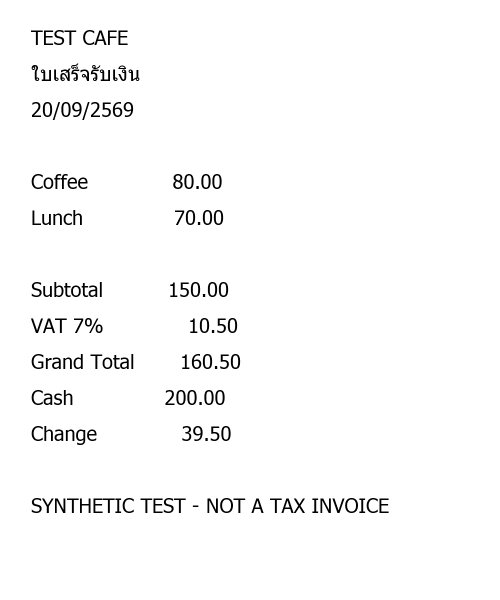
#> input picture tests/fixtures/receipt-th-en.png, 1000 x 1200 px (shown at 1/2 size)
$ python make-iphone-receipt-fixtures.py
#> lines starting #> are read from the running program, lines starting #| are printed output that depends on the picture
"""Synthetic format fixtures, not photographs captured on an iPhone.
Run with Pillow 12.1.0 and pillow-heif 1.3.0; no runtime Python dependency.
"""
from pathlib import Path
from PIL import Image
from pillow_heif import register_heif_opener, from_bytes

register_heif_opener()
#> (this line was passed over: pillow_heif is not available in this run)
root = Path(__file__).resolve().parent.parent / "tests" / "fixtures"
with Image.open(root / "receipt-th-en.png") as original:
#> original is the input picture: PIL image 1000x1200 RGBA; mean R, G, B, A 249.2, 249.2, 249.2, 255
    upright = original.convert("RGB")
    upright.save(root / "receipt-th-en.heic", quality=95)
    # Stored landscape pixels + EXIF rotation should display as upright portrait.
    sideways = upright.transpose(Image.Transpose.ROTATE_90)
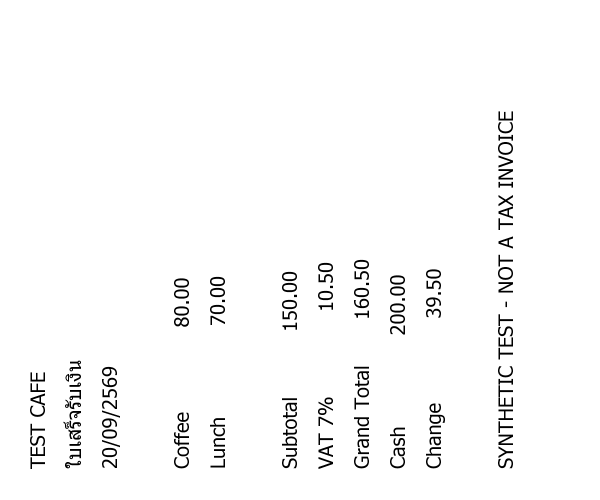
#> sideways: PIL image 1200x1000 RGB (shown at 1/2 size); min 0, max 255, mean 249.2
    exif = Image.Exif()
    exif[274] = 6
    exif[270] = "SYNTHETIC RECEIPT FIXTURE"
    sideways.save(root / "receipt-exif6.jpg", quality=95, exif=exif)
    # HEIF rotation must be a container irot transform, not only EXIF metadata.
    from_bytes("RGB", sideways.size, sideways.tobytes()).save(
        root / "receipt-rotated.heic", quality=95, exif=exif.tobytes()
    )
#> (this line was passed over: pillow_heif is not available in this run)
    # Default 24 MP camera size must be downsampled, not silently rejected.
    upright.resize((4000, 6000)).save(root / "receipt-24mp.heic", quality=75)
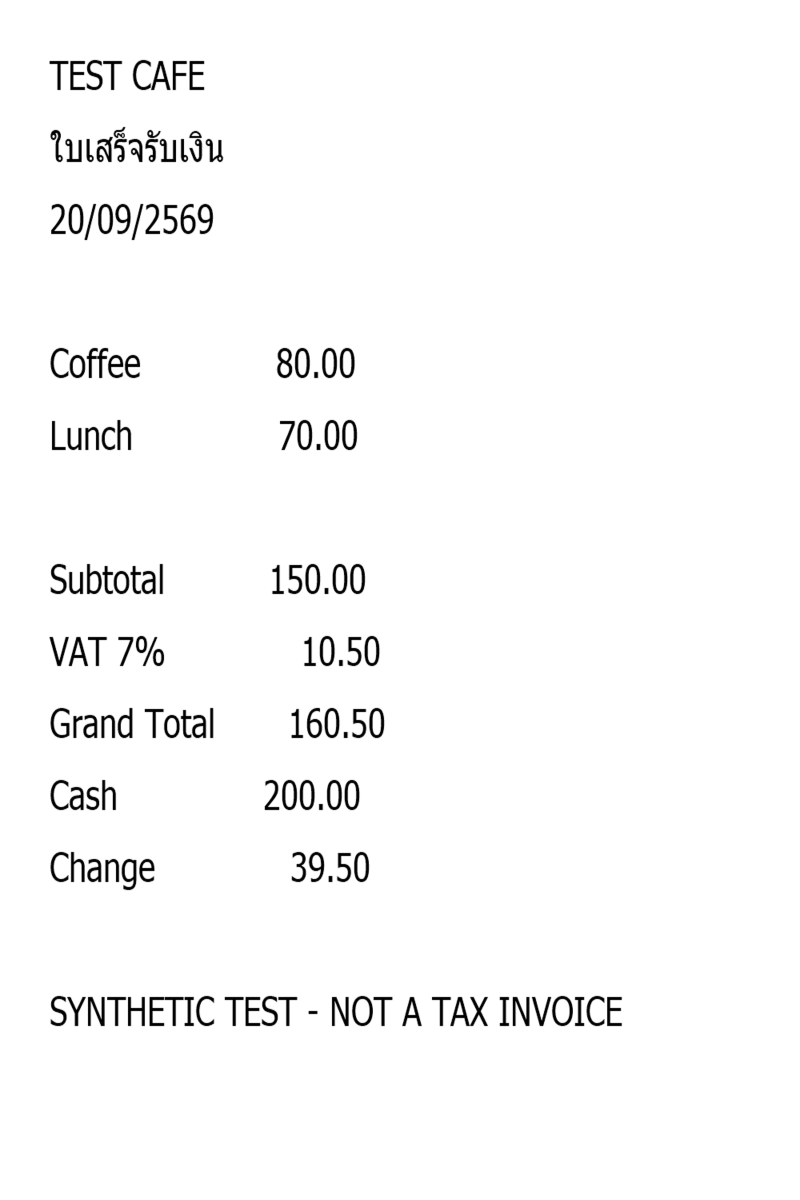
#> saved as receipt-24mp.heic: PIL image 4000x6000 RGB (shown at 1/5 size); min 0, max 255, mean 249.2
print("Created JPEG orientation and HEIC fixtures from synthetic receipt.")
